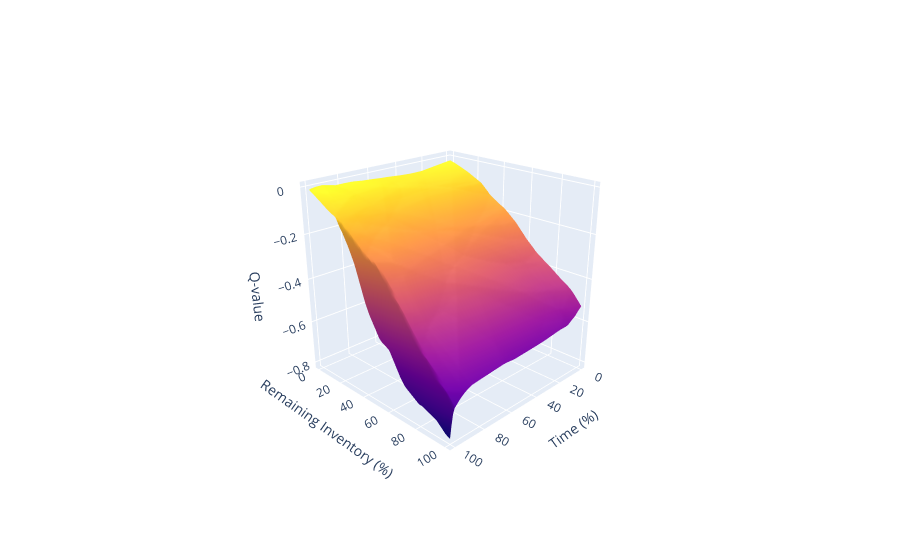

Notebook source saved alongside this figure:
### Markdown cell above
Pick the action: `show_action`

### Code cell
# --- assume your SB3 DQN `model` is already created and loaded ---
model.policy.set_training_mode(False)
device = model.device

# ---- Parameters ----
times_min = -1.0
times_max = 1.0
inv_min   = -1.0
inv_max   =  1.0

price   = 0.0
ask_vol = 0.0
bid_vol = 0.0

# ---- Grids ----
n_grid = 101
times = np.linspace(times_min, times_max, n_grid, dtype=np.float32)
invs  = np.linspace(inv_min,   inv_max,   n_grid, dtype=np.float32)
T_raw, I_raw = np.meshgrid(times, invs)

# Percent axes for plotting
time_pct = (T_raw - times_min) / (times_max - times_min) * 100.0
inv_pct  = (I_raw  - inv_min)   / (inv_max   - inv_min)   * 100.0

# ---- Build (N, 5) batch of states from the raw grid ----
N = n_grid * n_grid
states = np.column_stack([
    I_raw.reshape(-1),            # inventory
    T_raw.reshape(-1),            # time
    np.full(N, price,   np.float32),
    np.full(N, ask_vol, np.float32),
    np.full(N, bid_vol, np.float32),
]).astype(np.float32)
obs = torch.as_tensor(states, device=device)

# ---- Get Q-values ----
with torch.no_grad():
    pi = model.policy
    try:
        if getattr(pi, "features_extractor", None) is not None:
            feats = pi.features_extractor(obs)
            q_tensor = pi.q_net(feats)
        else:
            feats = pi.extract_features(obs)
            q_tensor = pi.q_net(feats)
    except Exception:
        q_tensor = pi.q_net(obs)

q_values  = q_tensor.detach().cpu().numpy()
n_actions = q_values.shape[1]

# ---- Standard Plotly figure ----
fig = go.Figure()
for a in range(n_actions):
    Z = q_values[:, a].reshape(n_grid, n_grid)
    fig.add_trace(
        go.Surface(
            x=time_pct, y=inv_pct, z=Z,
            name=f"Action {a}",
            showscale=(a == 0),                 # one colorbar
            colorbar=(dict(title="Q-value") if a == 0 else None)
        )
    )

# show only the action you want initially
show_action = 2
for i in range(n_actions):
    fig.data[i].visible = (i == show_action)

fig.update_layout(
    scene=dict(
        xaxis_title="Time (%)",
        yaxis_title="Remaining Inventory (%)",
        zaxis_title="Q-value",
        aspectmode="cube",
    ),
    margin=dict(l=0, r=0, t=0, b=0),
    scene_camera=dict(eye=dict(x=2.2, y=2.2, z=1.3)),  # optional starting view
)

# ---- Use FigureWidget so UI rotations sync back to Python ----
figw = go.FigureWidget(fig)
display(figw)

# ✅ Correct callback signature: (layout, value)
def _on_cam_change(layout, camera_value):
    print("Updated camera:", camera_value)

figw.layout.on_change(_on_cam_change, 'scene.camera')

# Button to print the current camera on demand
btn = widgets.Button(description="Print current camera")
out = widgets.Output()

def _print_cam(_):
    with out:
        print(figw.layout.scene.camera)

btn.on_click(_print_cam)
display(btn, out)

fig.update_layout(scene_camera=dict(eye=dict(x=2.2, y=2.2, z=1.3)))

# IMPORTANT: don't call fig.show() here; it opens a non-synced view.

### Figure 1 — Plotly figure (JSON) as saved in the notebook; plotly's stock layout.template omitted (floating-point values rounded to 4 significant figures; data arrays with more than 128 entries replaced by an {"elided": "..."} marker saying what was removed)
{"data": [{"colorbar": {"title": {"text": "Q-value"}}, "name": "Action 0", "showscale": true, "type": "surface", "visible": false, "x": {"elided": "101x101 float values"}, "y": {"elided": "101x101 float values"}, "z": {"elided": "101x101 float values"}}, {"name": "Action 1", "showscale": false, "type": "surface", "visible": false, "x": {"elided": "101x101 float values"}, "y": {"elided": "101x101 float values"}, "z": {"elided": "101x101 float values"}}, {"name": "Action 2", "showscale": false, "type": "surface", "visible": true, "x": {"elided": "101x101 float values"}, "y": {"elided": "101x101 float values"}, "z": {"elided": "101x101 float values"}}], "layout": {"margin": {"b": 0, "l": 0, "r": 0, "t": 0}, "scene": {"aspectmode": "cube", "camera": {"eye": {"x": 2.2, "y": 2.2, "z": 1.3}}, "xaxis": {"title": {"text": "Time (%)"}}, "yaxis": {"title": {"text": "Remaining Inventory (%)"}}, "zaxis": {"title": {"text": "Q-value"}}}}}
